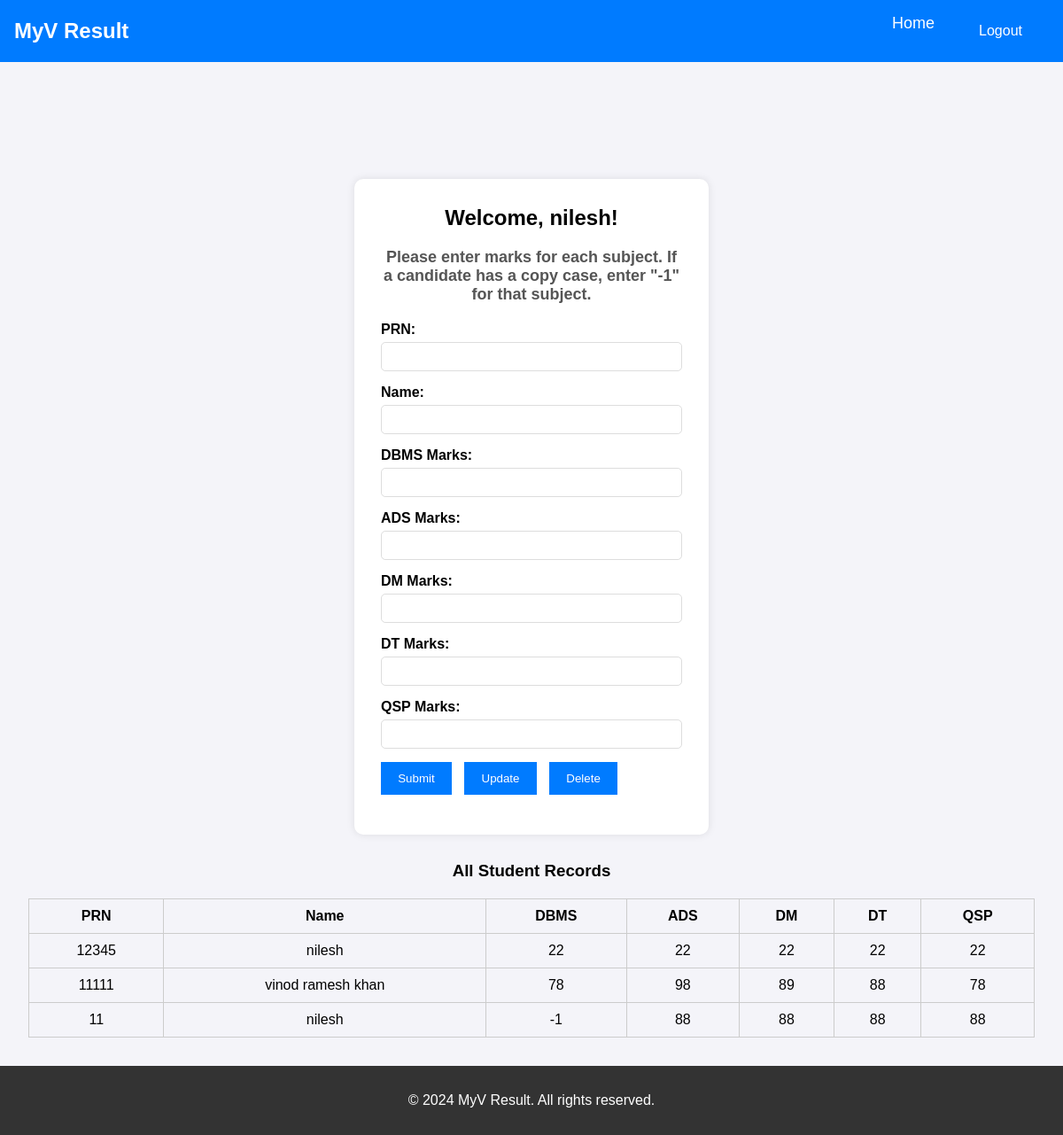
Screenshot of /result/welcome.php (signed in) with the database file from the repository.
### tables this page shows
CREATE TABLE `res` (
  `id` int(11) NOT NULL,
  `prn` varchar(50) NOT NULL,
  `name` varchar(255) NOT NULL,
  `dbms` int(11) NOT NULL,
  `ads` int(11) NOT NULL,
  `dm` int(11) NOT NULL,
  `dt` int(11) NOT NULL,
  `qsp` int(11) NOT NULL
);

### result/welcome.php (the view, shortened to what this page needs)
<?php
$servername = "localhost";
$username = "root";
$password = "";
$dbname = "myv_result_db";
$conn = new mysqli($servername, $username, $password, $dbname);
$all_students_query = "SELECT * FROM res";
$all_students_result = $conn->query($all_students_query);
?>
<!DOCTYPE html>
<html lang="en">
<head>
    <link rel="stylesheet" href="styles.css">
</head>
<body>
    <nav class="navbar">
        <div class="logo">
            <a href="#">MyV Result</a>
        </div>
        <ul class="nav-links">
            <li><a href="welcome.php">Home</a></li>
            <li>
                <form method="POST" action="welcome.php" style="display:inline;">
                    <button type="submit" name="logout" class="btn-logout" style="background:none; color:white; border:none; cursor:pointer;">Logout</button>
                </form>
            </li>
        </ul>
    </nav>
    <section class="main-content">
        <div class="welcome-container">
            <h2>Welcome, <?php echo $_SESSION['name']; ?>!</h2>
            <p class="instructions">Please enter marks for each subject. If a candidate has a copy case, enter "-1" for that subject.</p>
            <form method="POST" action="welcome.php">
                <div class="input-group">
                    <label for="prn">PRN:</label>
                    <input type="text" name="prn" id="prn" required>
                </div>
                <div class="input-group">
                    <label for="name">Name:</label>
                    <input type="text" name="name" id="name" required>
                </div>
                <div class="input-group">
                    <label for="dbms">DBMS Marks:</label>
                    <input type="number" name="dbms" id="dbms" required>
                </div>
                <div class="input-group">
                    <label for="ads">ADS Marks:</label>
                    <input type="number" name="ads" id="ads" required>
                </div>
                <div class="input-group">
                    <label for="dm">DM Marks:</label>
                    <input type="number" name="dm" id="dm" required>
                </div>
                <div class="input-group">
                    <label for="dt">DT Marks:</label>
                    <input type="number" name="dt" id="dt" required>
                </div>
                <div class="input-group">
                    <label for="qsp">QSP Marks:</label>
                    <input type="number" name="qsp" id="qsp" required>
                </div>
                <div class="input-group">
                    <button type="submit" name="submit" class="btn-submit">Submit</button>
                    <button type="submit" name="update" class="btn-update">Update</button>
                    <button type="submit" name="delete" class="btn-delete">Delete</button>
                </div>
            </form>
        </div>
        <div class="records">
            <h3>All Student Records</h3>
            <?php if ($all_students_result->num_rows > 0) { ?>
                <table>
                    <thead>
                        <tr>
                            <th>PRN</th>
                            <th>Name</th>
                            <th>DBMS</th>
                            <th>ADS</th>
                            <th>DM</th>
                            <th>DT</th>
                            <th>QSP</th>
                        </tr>
                    </thead>
                    <tbody>
                        <?php while ($row = $all_students_result->fetch_assoc()) { ?>
                            <tr>
                                <td><?php echo $row['prn']; ?></td>
                                <td><?php echo $row['name']; ?></td>
                                <td><?php echo $row['dbms']; ?></td>
                                <td><?php echo $row['ads']; ?></td>
                                <td><?php echo $row['dm']; ?></td>
                                <td><?php echo $row['dt']; ?></td>
                                <td><?php echo $row['qsp']; ?></td>
                            </tr>
                        <?php } ?>
                    </tbody>
                </table>
            <?php } else { ?>
                <p>No records found.</p>
            <?php } ?>
        </div>
    </section>
    <footer>
        <p>&copy; 2024 MyV Result. All rights reserved.</p>
    </footer>
</body>
</html>

### result/styles.css (style rules this page uses)
* { margin: 0; padding: 0; box-sizing: border-box; font-family: Arial, sans-serif; }
body { display: flex; flex-direction: column; min-height: 100vh; background-color: #f4f4f9; }
.navbar { display: flex; justify-content: space-between; align-items: center; background-color: #333; padding: 15px; color: white; }
.navbar .logo a { text-decoration: none; color: white; font-size: 24px; font-weight: bold; }
.navbar ul { list-style: none; display: flex; }
.navbar ul li { margin-right: 20px; }
.navbar ul li a { text-decoration: none; color: white; font-size: 18px; transition: color 0.3s ease; }
.main-content { flex: 1; text-align: center; margin-top: 100px; padding-bottom: 50px; animation: fadeIn 2s ease; }
.main-content p { font-size: 18px; color: #555; margin-bottom: 30px; }
footer { background-color: #333; color: white; padding: 30px 20px; text-align: center; }
html { scroll-behavior: smooth; }
.main-content { flex: 1; text-align: center; margin-top: 100px; padding-bottom: 50px; }
.input-group { margin-bottom: 15px; text-align: left; }
.input-group label { display: block; margin-bottom: 5px; font-size: 16px; }
.input-group input { width: 100%; padding: 10px; border: 1px solid #ddd; border-radius: 5px; }
.welcome-container { width: 400px; margin: 0 auto; background-color: #fff; padding: 30px; border-radius: 10px; box-shadow: 0 0 10px rgba(0, 0, 0, 0.1); text-align: center; }
.welcome-container h2 { margin-bottom: 20px; }
.welcome-container p { margin-bottom: 20px; }
.btn-logout { background-color: #f0a500; border: none; padding: 10px 20px; font-size: 16px; color: white; cursor: pointer; border-radius: 5px; width: 100%; transition: background-color 0.3s ease; }
body { font-family: 'Arial', sans-serif; background-color: #f4f4f9; margin: 0; padding: 0; }
.navbar { background-color: #007bff; color: white; padding: 15px; display: flex; justify-content: space-between; }
.navbar .logo a { color: white; font-size: 22px; text-decoration: none; }
.nav-links { list-style: none; display: flex; }
.nav-links li { margin-left: 20px; }
.nav-links a { text-decoration: none; color: white; font-size: 18px; }

### result/welcome.php (style rules this page uses)
body { font-family: Arial, sans-serif; background-color: #f4f4f9; }
.navbar { background-color: #007bff; padding: 1rem; color: #fff; }
.navbar .logo a { color: white; text-decoration: none; font-size: 1.5rem; }
.navbar .nav-links { list-style-type: none; }
.navbar .nav-links li { display: inline; margin-right: 10px; }
.navbar .nav-links li a { color: white; text-decoration: none; }
.main-content { padding: 2rem; }
.input-group { margin: 15px 0; }
.input-group label { display: block; font-weight: bold; }
.input-group input { padding: 0.5rem; width: 100%; box-sizing: border-box; }
.btn-submit, .btn-update, .btn-delete { padding: 0.7rem 1.2rem; background-color: #007bff; color: white; border: none; margin-right: 10px; cursor: pointer; }
table { width: 100%; margin-top: 20px; border-collapse: collapse; }
table th, table td { border: 1px solid #ccc; padding: 10px; text-align: center; }
.instructions { margin-top: 15px; font-weight: bold; }
.records { margin-top: 30px; }

### rows the page displays
res: prn "12345", name "nilesh", dbms "22", ads "22", dm "22", dt "22", qsp "22"
res: prn "11111", name "vinod ramesh khan", dbms "78", ads "98", dm "89", dt "88", qsp "78"
res: prn "11", name "nilesh", dbms "-1", ads "88", dm "88", dt "88", qsp "88"

### other values shown
$_SESSION['name'] "nilesh"
